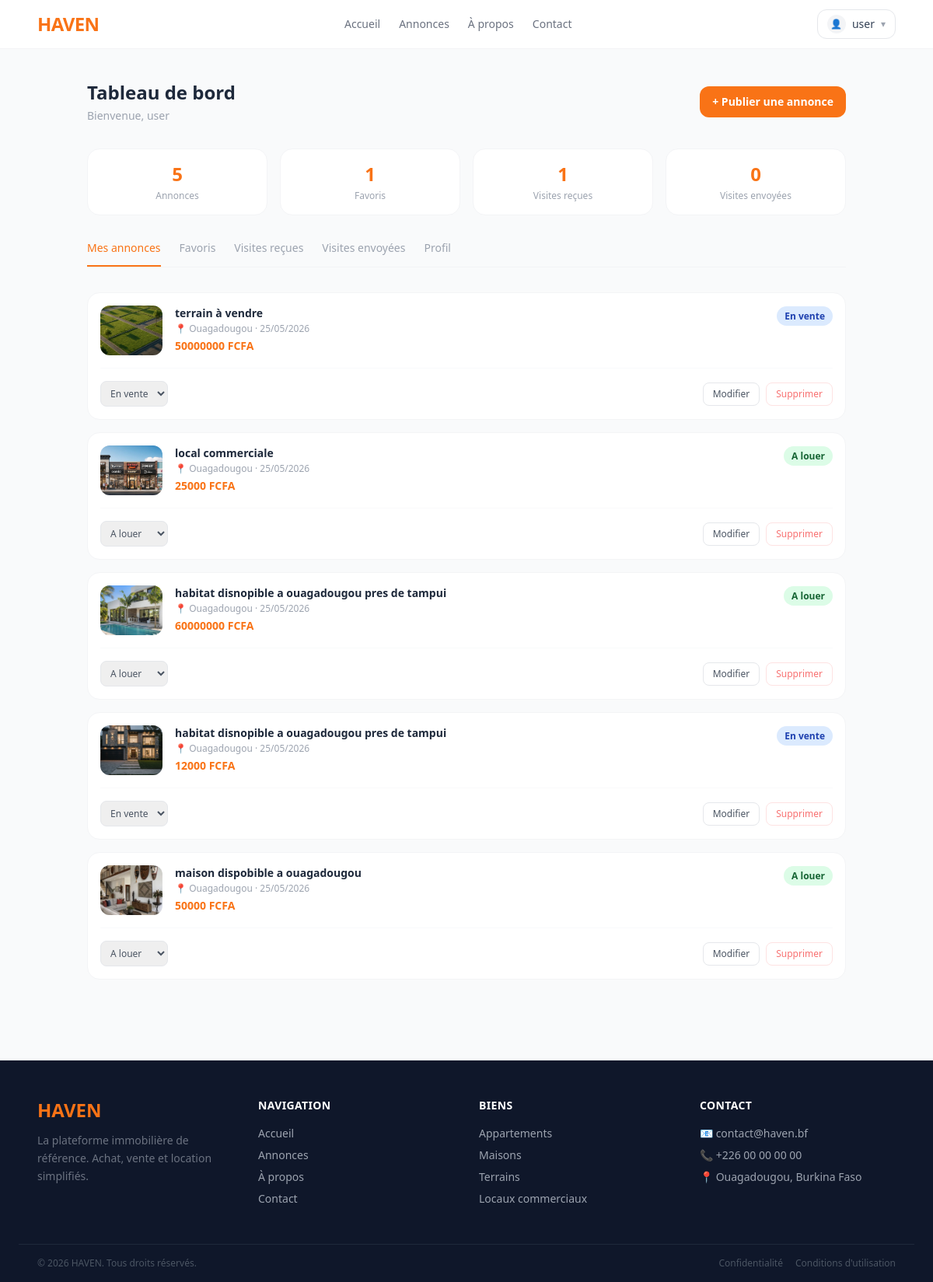
Page /dashboard/ (signed in) on the committed database.
### apps/accounts/models.py (models this page shows, shortened)
class User(AbstractUser):
    avatar = models.ImageField(upload_to='profile/',blank=True,null=True)

### apps/listings/models.py (models this page shows, shortened)
class Listing(models.Model):
    STATUS = [
        ('En vente', 'En vente'),
        ('A louer', 'A louer'),
        ('Vendu', 'Vendu'),
        ('Loué', 'Loué'),
    ]
    TYPES = [
        ('Appartement', 'Appartement'),
        ('Maison', 'Maison'),
        ('Local commercial', 'Local commercial'),
        ('Terrain', 'Terrain'),
    ]
    user = models.ForeignKey(settings.AUTH_USER_MODEL,
                            on_delete=models.CASCADE)
    title = models.CharField(max_length=255)
    description = models.TextField()
    property_type = models.CharField(max_length=20, choices=TYPES)
    status = models.CharField(max_length=20, choices=STATUS)
    price = models.DecimalField(max_digits=14,decimal_places=2)
    bathrooms = models.IntegerField()
    bedrooms = models.IntegerField()
    is_available = models.BooleanField(default=True)
    city = models.CharField(max_length=255)
    longitude = models.DecimalField(max_digits=9, decimal_places=6)
    latitude = models.DecimalField(max_digits=9, decimal_places=6)
    created_at = models.DateTimeField(auto_now_add=True)
    area = models.DecimalField(max_digits=8, decimal_places=2, null=True, blank=True)
    is_approved = models.BooleanField(default=False)
    def get_first_image(self):
        first = self.images.first()
        return first.image.url if first else None
    class Meta:
        ordering = ['-created_at']

class Images(models.Model):
    listing = models.ForeignKey(Listing,on_delete=models.CASCADE, related_name='images')
    image = models.ImageField(upload_to='listings/images/')
    class Meta:
        ordering = ['listing']

### apps/listings/views.py (the view)
# urls.py: path('dashboard/', views.dashboard, name='dashboard'),
@login_required
def dashboard(request):
    listings = Listing.objects.filter(user=request.user).order_by('-created_at')
    context = {
        **get_dashboard_context(request.user),
        'listings': listings,
        'active_tab': 'listings',
    }
    return render(request, 'dashboard/index.html', context)

### apps/listings/views.py (called while the page is built)
def get_dashboard_context(user):
    return {
        'listings_count': Listing.objects.filter(user=user).count(),
        'favorites_count': Favorite.objects.filter(user=user).count(),
        'visits_received_count': Visit.objects.filter(receiver=user).count(),
        'visits_sent_count': Visit.objects.filter(sender=user).count(),
        'visits_pending_count': Visit.objects.filter(receiver=user, status='En attente').count(),
    }

### templates/dashboard/index.html (shortened to what this page needs)
{% extends 'base.html' %}
{% load listing_tags %}
{% block content %}
<div class="max-w-5xl mx-auto px-6 py-10">
    <div class="flex items-center justify-between mb-8">
        <div>
            <h1 class="text-2xl font-bold text-slate-800">Tableau de bord</h1>
            <p class="text-sm text-gray-400 mt-1">Bienvenue, {{ request.user.username }}</p>
        </div>
        <a href="{% url 'create-listing' %}"
           class="bg-orange-500 hover:bg-orange-600 text-white text-sm font-semibold px-4 py-2.5 rounded-xl transition-colors">
            + Publier une annonce
        </a>
    </div>
    <div class="grid grid-cols-2 md:grid-cols-4 gap-4 mb-8">
        <div class="bg-white border border-gray-100 rounded-2xl p-4 text-center">
            <p class="text-2xl font-bold text-orange-500">{{ listings_count }}</p>
            <p class="text-xs text-gray-400 mt-1">Annonces</p>
        </div>
        <div class="bg-white border border-gray-100 rounded-2xl p-4 text-center">
            <p class="text-2xl font-bold text-orange-500">{{ favorites_count }}</p>
            <p class="text-xs text-gray-400 mt-1">Favoris</p>
        </div>
        <div class="bg-white border border-gray-100 rounded-2xl p-4 text-center">
            <p class="text-2xl font-bold text-orange-500">{{ visits_received_count }}</p>
            <p class="text-xs text-gray-400 mt-1">Visites reçues</p>
        </div>
        <div class="bg-white border border-gray-100 rounded-2xl p-4 text-center">
            <p class="text-2xl font-bold text-orange-500">{{ visits_sent_count }}</p>
            <p class="text-xs text-gray-400 mt-1">Visites envoyées</p>
        </div>
    </div>
    <div class="flex gap-6 border-b border-gray-100 mb-8 text-sm font-medium overflow-x-auto">
        <a href="{% url 'dashboard' %}"
           class="pb-3 whitespace-nowrap {% if active_tab == 'listings' %}border-b-2 border-orange-500 text-orange-500{% else %}text-gray-400 hover:text-gray-600{% endif %}">
            Mes annonces
        </a>
        <a href="{% url 'favorite' %}"
           class="pb-3 whitespace-nowrap {% if active_tab == 'favorites' %}border-b-2 border-orange-500 text-orange-500{% else %}text-gray-400 hover:text-gray-600{% endif %}">
            Favoris
        </a>
        <a href="{% url 'visits_received' %}"
           class="pb-3 whitespace-nowrap {% if active_tab == 'received' %}border-b-2 border-orange-500 text-orange-500{% else %}text-gray-400 hover:text-gray-600{% endif %}">
            Visites reçues
        </a>
        <a href="{% url 'visits_sent' %}"
           class="pb-3 whitespace-nowrap {% if active_tab == 'sent' %}border-b-2 border-orange-500 text-orange-500{% else %}text-gray-400 hover:text-gray-600{% endif %}">
            Visites envoyées
        </a>
        <a href="{% url 'profile' %}"
           class="pb-3 whitespace-nowrap {% if active_tab == 'profile' %}border-b-2 border-orange-500 text-orange-500{% else %}text-gray-400 hover:text-gray-600{% endif %}">
            Profil
        </a>
    </div>
    {% block tab_content %}
    <div id="listings-list" class="space-y-4">
        {% for listing in listings %}
            {% include 'dashboard/partials/listing_row.html' %}
        {% endfor %}
    </div>
    {% endblock %}
</div>
{% endblock %}

### templates/base.html (shortened to what this page needs)
<!DOCTYPE html>
<html lang="fr">
<head>
    <script src="https://cdn.tailwindcss.com"></script>
</head>
<body class="bg-gray-50 font-sans">
    <nav class="bg-white border-b border-gray-100 sticky top-0 z-50" x-data="{ open: false }">
        <div class="max-w-6xl mx-auto px-6 py-3 flex items-center justify-between">
        <a href="{% url 'home' %}" class="text-2xl font-bold text-orange-500 tracking-tight">HAVEN</a>
        <div class="hidden md:flex gap-6 text-sm font-medium text-gray-500">
            <a href="{% url 'home' %}" class="hover:text-orange-500 {% if request.resolver_match.url_name == 'home' %}text-orange-500{% endif %}">Accueil</a>
            <a href="{% url 'search' %}" class="hover:text-orange-500 {% if request.resolver_match.url_name == 'search' %}text-orange-500{% endif %}">Annonces</a>
            <a href="{% url 'about' %}" class="hover:text-orange-500 {% if request.resolver_match.url_name == 'about' %}text-orange-500{% endif %}">À propos</a>
            <a href="{% url 'contact' %}" class="hover:text-orange-500 {% if request.resolver_match.url_name == 'contact' %}text-orange-500{% endif %}">Contact</a>
        </div>
        <div class="hidden md:flex items-center gap-3">
            {% if request.user.is_authenticated %}
            <div class="relative" x-data="{ open: false }">
                <button @click="open = !open"
                        class="flex items-center gap-2 border border-gray-200 rounded-xl px-3 py-1.5 hover:border-orange-400 transition-colors">
                    <div class="w-6 h-6 rounded-full overflow-hidden bg-gray-100">
                        {% if request.user.avatar %}
                            <img src="{{ request.user.avatar.url }}" class="w-full h-full object-cover">
                        {% else %}
                            <span class="w-full h-full flex items-center justify-center text-xs">👤</span>
                        {% endif %}
                    </div>
                    <span class="text-sm font-medium text-slate-700">{{ request.user.username }}</span>
                    <span class="text-gray-400 text-xs">▾</span>
                </button>
            </div>
            {% else %}
            <a href="{% url 'login' %}" class="border border-gray-200 px-4 py-1.5 rounded-lg text-sm font-medium hover:bg-gray-50">Connexion</a>
            <a href="{% url 'register' %}" class="bg-orange-500 text-white px-4 py-1.5 rounded-lg text-sm font-medium hover:bg-orange-600">S'inscrire</a>
            {% endif %}
        </div>
        </div>
    </nav>
    {% block content %}{% endblock %}
    <footer class="bg-slate-900 text-gray-400 mt-16">
    <div class="max-w-6xl mx-auto px-6 py-12 grid grid-cols-1 md:grid-cols-4 gap-8">
        <div class="col-span-1">
            <p class="text-2xl font-bold text-orange-500 mb-3">HAVEN</p>
            <p class="text-sm leading-relaxed text-gray-500">
                La plateforme immobilière de référence. Achat, vente et location simplifiés.
            </p>
        </div>
        <div>
            <p class="text-white text-sm font-semibold mb-4 uppercase tracking-wide">Navigation</p>
            <ul class="space-y-2 text-sm">
                <li><a href="{% url 'home' %}" class="hover:text-orange-400 transition-colors">Accueil</a></li>
                <li><a href="{% url 'search' %}" class="hover:text-orange-400 transition-colors">Annonces</a></li>
                <li><a href="{% url 'about' %}" class="hover:text-orange-500">À propos</a></li>
                <li><a href="{% url 'contact' %}" class="hover:text-orange-500">Contact</a></li>
            </ul>
        </div>
        <div>
            <p class="text-white text-sm font-semibold mb-4 uppercase tracking-wide">Biens</p>
            <ul class="space-y-2 text-sm">
                <li><a href="{% url 'search' %}?property_type=Appartement" class="hover:text-orange-400 transition-colors">Appartements</a></li>
                <li><a href="{% url 'search' %}?property_type=Maison" class="hover:text-orange-400 transition-colors">Maisons</a></li>
                <li><a href="{% url 'search' %}?property_type=Terrain" class="hover:text-orange-400 transition-colors">Terrains</a></li>
                <li><a href="{% url 'search' %}?property_type=Local+commercial" class="hover:text-orange-400 transition-colors">Locaux commerciaux</a></li>
            </ul>
        </div>
        <div>
            <p class="text-white text-sm font-semibold mb-4 uppercase tracking-wide">Contact</p>
            <ul class="space-y-2 text-sm">
                <li>📧 contact@haven.bf</li>
                <li>📞 +226 00 00 00 00</li>
                <li>📍 Ouagadougou, Burkina Faso</li>
            </ul>
        </div>
    </div>
    <div class="border-t border-slate-800 px-6 py-4 flex flex-col md:flex-row items-center justify-between text-xs text-gray-600 max-w-6xl mx-auto">
        <p>© 2026 HAVEN. Tous droits réservés.</p>
        <div class="flex gap-4 mt-2 md:mt-0">
            <a href="#" class="hover:text-orange-400">Confidentialité</a>
            <a href="#" class="hover:text-orange-400">Conditions d'utilisation</a>
        </div>
    </div>
</footer>
</body>
</html>

### templates/dashboard/partials/listing_row.html
<div id="listing-{{ listing.pk }}"
     class="bg-white border border-gray-100 rounded-2xl p-4">
    <div class="flex gap-4 items-start">
        <div class="w-20 h-16 rounded-xl overflow-hidden bg-gray-100 flex-shrink-0">
            {% if listing.get_first_image %}
                <img src="{{ listing.get_first_image }}" class="w-full h-full object-cover">
            {% else %}
                <div class="w-full h-full flex items-center justify-center text-2xl">🏠</div>
            {% endif %}
        </div>
        <div class="flex-1 min-w-0">
            <h3 class="font-semibold text-slate-800 text-sm truncate">{{ listing.title }}</h3>
            <p class="text-xs text-gray-400 mt-0.5">📍 {{ listing.city }} · {{ listing.created_at|date:"d/m/Y" }}</p>
            <p class="text-orange-500 font-bold text-sm mt-1">{{ listing.price|floatformat:0 }} FCFA</p>
        </div>
        <div class="flex-shrink-0">
            {% include 'dashboard/partials/status_badge.html' %}
        </div>
    </div>
    <div class="flex flex-wrap items-center gap-2 mt-4 pt-4 border-t border-gray-50">
        <select name="status"
                hx-post="{% url 'listing_change_status' listing.pk %}"
                hx-target="#listing-{{ listing.pk }} .status-badge"
                hx-swap="outerHTML"
                hx-include="this"
                class="border border-gray-200 rounded-lg px-2 py-1.5 text-xs text-gray-600 focus:outline-none focus:ring-2 focus:ring-orange-400">
            {% for value, label in listing.STATUS %}
            <option value="{{ value }}" {% if listing.status == value %}selected{% endif %}>{{ label }}</option>
            {% endfor %}
        </select>
        <div class="flex gap-2 ml-auto">
            <a href="{% url 'listing_edit' listing.pk %}"
               class="border border-gray-200 text-gray-600 hover:border-orange-400 hover:text-orange-500 text-xs font-medium px-3 py-1.5 rounded-lg transition-colors">
                Modifier
            </a>
            <button hx-post="{% url 'listing_delete' listing.pk %}"
                    hx-target="#listing-{{ listing.pk }}"
                    hx-swap="outerHTML swap:300ms"
                    hx-confirm="Supprimer cette annonce ?"
                    class="border border-red-100 text-red-400 hover:bg-red-50 text-xs font-medium px-3 py-1.5 rounded-lg transition-colors">
                Supprimer
            </button>
        </div>
    </div>
</div>

### templates/dashboard/partials/status_badge.html
<span class="status-badge text-xs font-semibold px-2.5 py-1 rounded-full
    {% if listing.status == 'A louer' %}bg-green-100 text-green-800
    {% elif listing.status == 'En vente' %}bg-blue-100 text-blue-800
    {% elif listing.status == 'Vendu' %}bg-gray-100 text-gray-600
    {% else %}bg-yellow-100 text-yellow-800{% endif %}">
    {{ listing.status }}
</span>

### rows in the picture
User: user.username "user"
Listing: get_first_image (picture), title "terrain à vendre", city "Ouagadougou", created_at "25/05/2026", price "50000000", status "En vente"
Listing: get_first_image (picture), title "local commerciale", city "Ouagadougou", created_at "25/05/2026", price "25000", status "A louer"
Listing: get_first_image (picture), title "habitat disnopible a ouagadougou pres de tampui", city "Ouagadougou", created_at "25/05/2026", price "60000000", status "A louer"
Listing: get_first_image (picture), title "habitat disnopible a ouagadougou pres de tampui", city "Ouagadougou", created_at "25/05/2026", price "12000", status "En vente"
Listing: get_first_image (picture), title "maison dispobible a ouagadougou", city "Ouagadougou", created_at "25/05/2026", price "50000", status "A louer"

### other values in the picture
{{ listings_count }} "5"
{{ favorites_count }} "1"
{{ visits_received_count }} "1"
{{ visits_sent_count }} "0"
